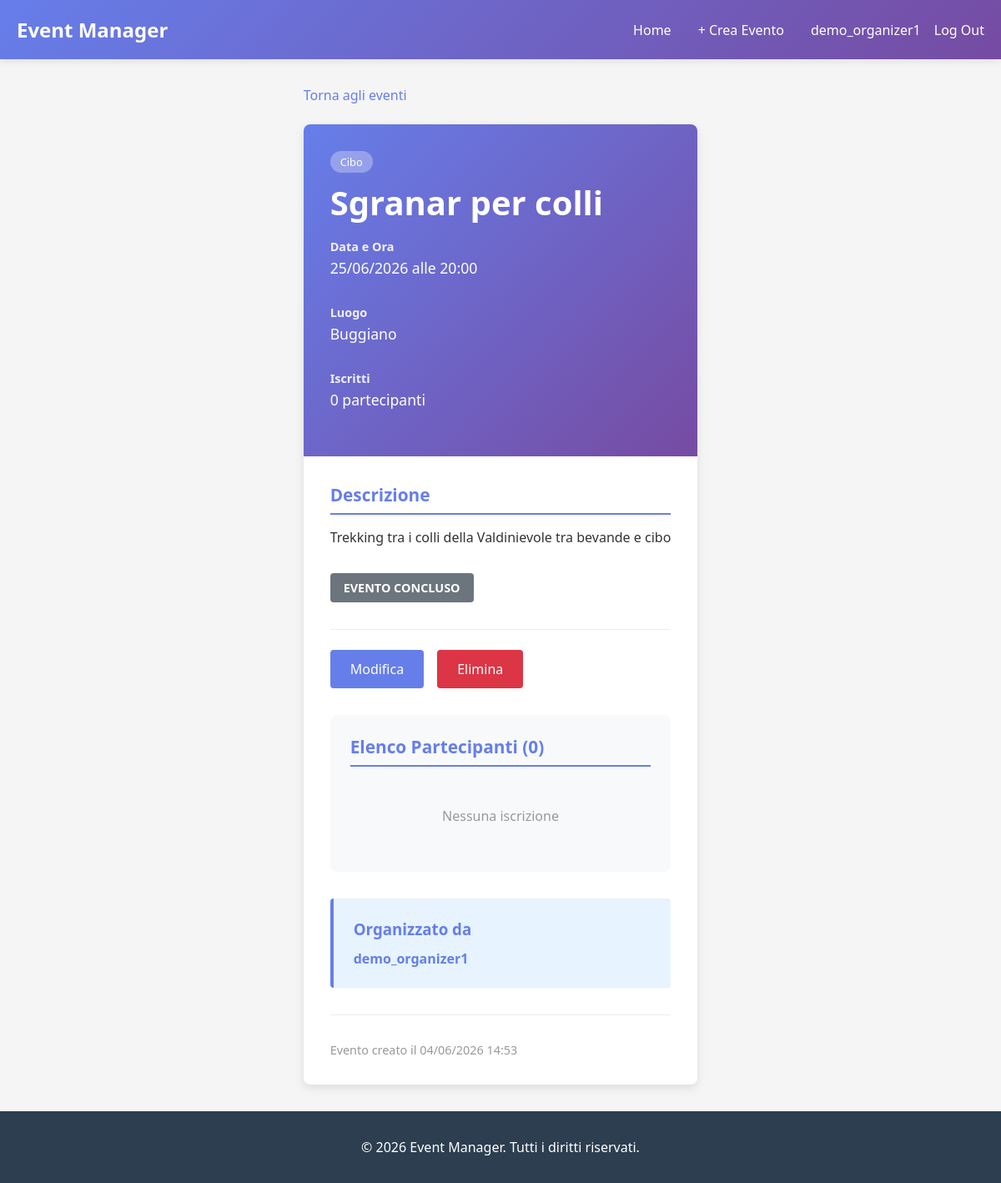
The app's page /events/2/ (signed in), older data.
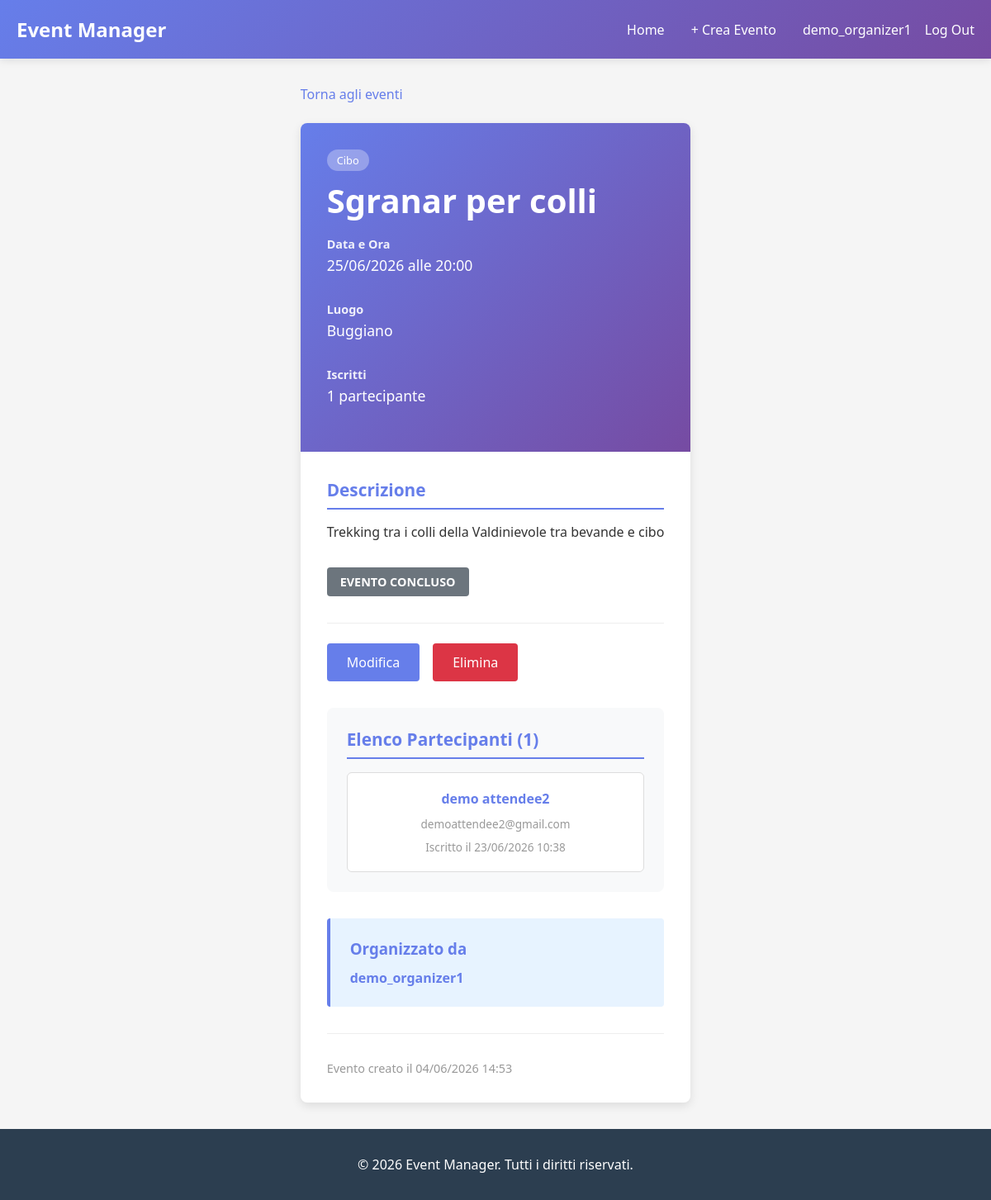
The same page, newer data.
### events/models.py (models this page shows, shortened)
class Event(models.Model):
    title = models.CharField(max_length=200)
    description = models.TextField()
    date = models.DateTimeField()
    location = models.CharField(max_length=200)
    category = models.ForeignKey(
        Category,
        on_delete=models.SET_NULL,
        null=True,
        blank=True,
        related_name='events'
    )
    organizer = models.ForeignKey(
        settings.AUTH_USER_MODEL,
        on_delete=models.CASCADE,
        related_name='organized_events'
    )
    created_at = models.DateTimeField(auto_now_add=True)
    class Meta:
        ordering = ['date']

class Category(models.Model):
    name = models.CharField(max_length=100)
    class Meta:
        verbose_name_plural = "Categories"

class Registration(models.Model):
    event = models.ForeignKey(Event, on_delete=models.CASCADE, related_name='registrations')
    attendee = models.ForeignKey(
        settings.AUTH_USER_MODEL,
        on_delete=models.CASCADE,
        related_name='registrations'
    )
    registered_at = models.DateTimeField(auto_now_add=True)
    class Meta:
        unique_together = ('event', 'attendee')

### users/models.py (models this page shows, shortened)
class CustomUser(AbstractUser):
    ROLE_CHOICES = (
        ('attendee', 'Attendee'),
        ('organizer', 'Organizer'),
    )
    role = models.CharField(max_length=15, choices=ROLE_CHOICES, blank=False)
    bio = models.TextField(blank=True, null=True)
    email = models.EmailField(blank=False, unique=True)
    first_name = models.CharField(max_length=150, blank=False)
    last_name = models.CharField(max_length=150, blank=False)

### events/views.py (the view)
# urls.py: path('events/<int:pk>/', events_views.event_detail, name='event_detail'),
@login_required(login_url='login')
def event_detail(request, pk):
    event = get_object_or_404(Event, pk=pk)
    is_registered = False
    if request.user.is_authenticated:
        is_registered = Registration.objects.filter(event=event, attendee=request.user).exists()
    context = {
        'event': event,
        'is_registered': is_registered,
    }
    return render(request, 'event_detail.html', context)

### templates/event_detail.html (shortened to what this page needs)
{% extends "base.html" %}
{% load static %}
{% block extra_css %}
<link rel="stylesheet" href="{% static 'css/events.css' %}">
{% endblock %}
{% block content %}
<a href="{% url 'event_list' %}" class="back-link"> Torna agli eventi</a>
<div class="event-detail-container">
    <div class="event-detail-header">
        {% if event.category %}
            <span class="event-category"> {{ event.category.name }}</span>
        {% endif %}
        <h1>{{ event.title }}</h1>
        <div class="event-meta">
            <div class="meta-item">
                <div class="meta-content">
                    <h3>Data e Ora</h3>
                    <p>{{ event.date|date:"d/m/Y \a\l\l\e H:i" }}</p>
                </div>
            </div>
            <div class="meta-item">
                <div class="meta-content">
                    <h3>Luogo</h3>
                    <p>{{ event.location }}</p>
                </div>
            </div>
            <div class="meta-item">
                <div class="meta-content">
                    <h3>Iscritti</h3>
                    <p>{{ event.registrations.count }} partecipant{{ event.registrations.count|pluralize:"e,i" }}</p>
                </div>
            </div>
        </div>
    </div>
    <div class="event-detail-body">
        <div class="event-description-section">
            <h2 class="section-title">Descrizione</h2>
            <p class="event-description">{{ event.description|linebreaks }}</p>
        </div>
        <div class="event-actions">
            {% now "Y-m-d H:i" as current_time %}
            {% if event.date|date:"Y-m-d H:i" < current_time %}
                <span class="status-badge status-concluded">Evento Concluso</span>
            {% endif %}
        </div>
        {% if user.is_authenticated and user == event.organizer %}
            <div class="event-actions event-management-actions">
                <a href="{% url 'event_edit' event.id %}" class="btn"> Modifica</a>
                <a href="{% url 'event_delete' event.id %}" class="btn btn-danger"> Elimina</a>
            </div>
        {% endif %}
        {% if user.is_authenticated and user == event.organizer %}
            <div class="attendees-section">
                <h3 class="section-title">Elenco Partecipanti ({{ event.registrations.count }})</h3>
                {% if event.registrations.all %}
                    <div class="attendees-list">
                        {% for registration in event.registrations.all %}
                            <div class="attendee-card">
                                <strong>{{ registration.attendee.get_full_name|default:registration.attendee.username }}</strong>
                                <small>{{ registration.attendee.email }}</small>
                                <small class="attendee-date">
                                    Iscritto il {{ registration.registered_at|date:"d/m/Y H:i" }}
                                </small>
                            </div>
                        {% endfor %}
                    </div>
                {% else %}
                    <div class="no-attendees">
                        <p>Nessuna iscrizione</p>
                    </div>
                {% endif %}
            </div>
        {% endif %}
        <div class="organizer-info">
            <h3>Organizzato da</h3>
            <div class="organizer-details">
                <p>
                    <strong><a href="{% url 'organizer_events' event.organizer.id %}" class="organizer-link">{{ event.organizer.username }}</a></strong>
                </p>
            </div>
        </div>
        <div class="event-created-info">
            <p>Evento creato il {{ event.created_at|date:"d/m/Y H:i" }}</p>
        </div>
    </div>
</div>
{% endblock %}

Row changes from the older to the newer data that the page shows:
computed for Event "Sgranar per colli": registrations.count "0" → "1"
added Registration: attendee.get_full_name "demo attendee2", attendee.email "demoattendee2@gmail.com", registered_at "23/06/2026 10:38"
Text that changed along with them:
text no longer shown: "Nessuna iscrizione"
